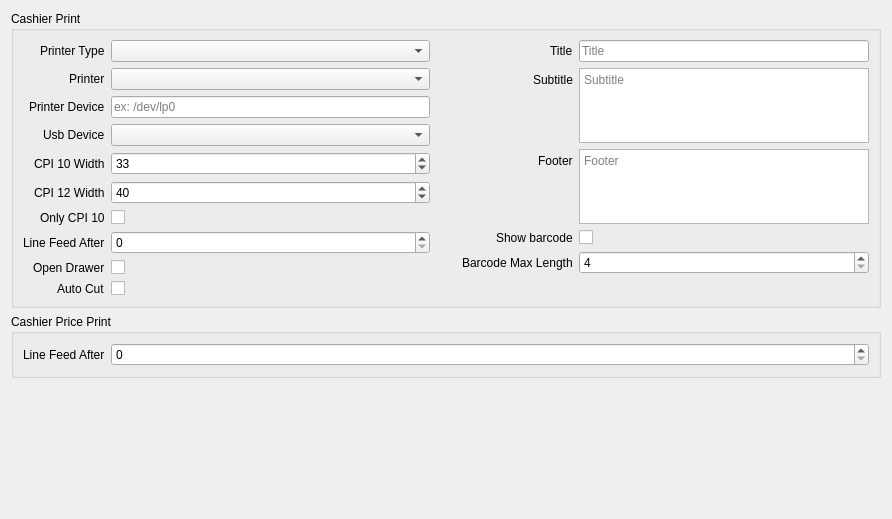
         <widget class="QWidget" name="scrollAreaWidgetContents_2">
          <property name="geometry">
           <rect>
            <x>0</x>
            <y>0</y>
            <width>892</width>
            <height>519</height>
           </rect>
          </property>
          <layout class="QVBoxLayout" name="verticalLayout_8">
           <item>
            <widget class="QGroupBox" name="groupBox_4">
             <property name="title">
              <string>Cashier Print</string>
             </property>
             <layout class="QVBoxLayout" name="verticalLayout_9">
              <item>
               <layout class="QHBoxLayout" name="horizontalLayout_5" stretch="1,0,1">
                <property name="spacing">
                 <number>6</number>
                </property>
                <property name="rightMargin">
                 <number>0</number>
                </property>
                <property name="bottomMargin">
                 <number>0</number>
                </property>
                <item>
                 <layout class="QFormLayout" name="formLayout_4">
                  <property name="labelAlignment">
                   <set>Qt::AlignRight|Qt::AlignTrailing|Qt::AlignVCenter</set>
                  </property>
                  <item row="0" column="0">
                   <widget class="QLabel" name="label_10">
                    <property name="text">
                     <string>Printer Type</string>
                    </property>
                   </widget>
                  </item>
                  <item row="0" column="1">
                   <widget class="QComboBox" name="comboPrintCashierType"/>
                  </item>
                  <item row="1" column="0">
                   <widget class="QLabel" name="labelPrinter">
                    <property name="text">
                     <string>Printer</string>
                    </property>
                   </widget>
                  </item>
                  <item row="1" column="1">
                   <widget class="QComboBox" name="comboPrintCashier"/>
                  </item>
                  <item row="2" column="0">
                   <widget class="QLabel" name="labelPrinterDevice">
                    <property name="text">
                     <string>Printer Device</string>
                    </property>
                   </widget>
                  </item>
                  <item row="2" column="1">
                   <widget class="QLineEdit" name="linePrintCashierDevice">
                    <property name="placeholderText">
                     <string>ex: /dev/lp0</string>
                    </property>
                   </widget>
                  </item>
                  <item row="4" column="0">
                   <widget class="QLabel" name="label_18">
                    <property name="text">
                     <string>CPI 10 Width</string>
                    </property>
                   </widget>
                  </item>
                  <item row="4" column="1">
                   <widget class="QSpinBox" name="spinCashierCpi10">
                    <property name="minimum">
                     <number>20</number>
                    </property>
                    <property name="maximum">
                     <number>1000</number>
                    </property>
                    <property name="value">
                     <number>33</number>
                    </property>
                   </widget>
                  </item>
                  <item row="5" column="0">
                   <widget class="QLabel" name="label_19">
                    <property name="text">
                     <string>CPI 12 Width</string>
                    </property>
                   </widget>
                  </item>
                  <item row="5" column="1">
                   <widget class="QSpinBox" name="spinCashierCpi12">
                    <property name="minimum">
                     <number>20</number>
                    </property>
                    <property name="maximum">
                     <number>1000</number>
                    </property>
                    <property name="value">
                     <number>40</number>
                    </property>
                   </widget>
                  </item>
                  <item row="11" column="0">
                   <widget class="QLabel" name="label_23">
                    <property name="text">
                     <string>Line Feed After</string>
                    </property>
                   </widget>
                  </item>
                  <item row="11" column="1">
                   <widget class="QSpinBox" name="spinCashierLinefeed"/>
                  </item>
                  <item row="12" column="0">
                   <widget class="QLabel" name="label_21">
                    <property name="text">
                     <string>Open Drawer</string>
                    </property>
                   </widget>
                  </item>
                  <item row="12" column="1">
                   <widget class="QCheckBox" name="checkPrintCashierDrawer">
                    <property name="text">
                     <string/>
                    </property>
                   </widget>
                  </item>
                  <item row="13" column="0">
                   <widget class="QLabel" name="label_20">
                    <property name="text">
                     <string>Auto Cut</string>
                    </property>
                   </widget>
                  </item>
                  <item row="13" column="1">
                   <widget class="QCheckBox" name="checkPrintCashierCut">
                    <property name="text">
                     <string/>
                    </property>
                   </widget>
                  </item>
                  <item row="3" column="0">
                   <widget class="QLabel" name="labelUsb">
                    <property name="text">
                     <string>Usb Device</string>
                    </property>
                   </widget>
                  </item>
                  <item row="3" column="1">
                   <widget class="QComboBox" name="comboUsb"/>
                  </item>
                  <item row="10" column="0">
                   <widget class="QLabel" name="label_38">
                    <property name="text">
                     <string>Only CPI 10</string>
                    </property>
                   </widget>
                  </item>
                  <item row="10" column="1">
                   <widget class="QCheckBox" name="checkOnly10">
                    <property name="text">
                     <string/>
                    </property>
                   </widget>
                  </item>
                 </layout>
                </item>
                <item>
                 <widget class="QWidget" name="widget_3" native="true">
                  <property name="minimumSize">
                   <size>
                    <width>20</width>
                    <height>0</height>
                   </size>
                  </property>
                 </widget>
                </item>
                <item>
                 <layout class="QFormLayout" name="formLayout_9">
                  <property name="labelAlignment">
                   <set>Qt::AlignRight|Qt::AlignTrailing|Qt::AlignVCenter</set>
                  </property>
                  <property name="rightMargin">
                   <number>0</number>
                  </property>
                  <item row="0" column="0">
                   <widget class="QLabel" name="label_13">
                    <property name="text">
                     <string>Title</string>
                    </property>
                   </widget>
                  </item>
                  <item row="0" column="1">
                   <widget class="QLineEdit" name="linePrintCashierTitle">
                    <property name="placeholderText">
                     <string>Title</string>
                    </property>
                   </widget>
                  </item>
                  <item row="1" column="0">
                   <widget class="QLabel" name="label_14">
                    <property name="text">
                     <string>Subtitle</string>
                    </property>
                   </widget>
                  </item>
                  <item row="1" column="1">
                   <widget class="QPlainTextEdit" name="plainPrintCashierSubtitle">
                    <property name="sizePolicy">
                     <sizepolicy hsizetype="Expanding" vsizetype="Maximum">
                      <horstretch>0</horstretch>
                      <verstretch>0</verstretch>
                     </sizepolicy>
                    </property>
                    <property name="maximumSize">
                     <size>
                      <width>16777215</width>
                      <height>75</height>
                     </size>
                    </property>
                    <property name="placeholderText">
                     <string>Subtitle</string>
                    </property>
                   </widget>
                  </item>
                  <item row="2" column="0">
                   <widget class="QLabel" name="label_15">
                    <property name="text">
                     <string>Footer</string>
                    </property>
                   </widget>
                  </item>
                  <item row="2" column="1">
                   <widget class="QPlainTextEdit" name="plainPrintCashierFooter">
                    <property name="sizePolicy">
                     <sizepolicy hsizetype="Preferred" vsizetype="Maximum">
                      <horstretch>0</horstretch>
                      <verstretch>0</verstretch>
                     </sizepolicy>
                    </property>
                    <property name="minimumSize">
                     <size>
                      <width>0</width>
                      <height>0</height>
                     </size>
                    </property>
                    <property name="maximumSize">
                     <size>
                      <width>16777215</width>
                      <height>75</height>
                     </size>
                    </property>
                    <property name="tabChangesFocus">
                     <bool>true</bool>
                    </property>
                    <property name="placeholderText">
                     <string>Footer</string>
                    </property>
                   </widget>
                  </item>
                  <item row="4" column="0">
                   <widget class="QLabel" name="label_29">
                    <property name="text">
                     <string>Show barcode</string>
                    </property>
                   </widget>
                  </item>
                  <item row="4" column="1">
                   <widget class="QCheckBox" name="checkShowBarcode">
                    <property name="text">
                     <string/>
                    </property>
                   </widget>
                  </item>
                  <item row="5" column="0">
                   <widget class="QLabel" name="label_28">
                    <property name="text">
                     <string>Barcode Max Length</string>
                    </property>
                   </widget>
                  </item>
                  <item row="5" column="1">
                   <widget class="QSpinBox" name="spinBarcodeLength">
                    <property name="minimum">
                     <number>4</number>
                    </property>
                    <property name="maximum">
                     <number>100</number>
                    </property>
                   </widget>
                  </item>
                 </layout>
                </item>
               </layout>
              </item>
             </layout>
            </widget>
           </item>
           <item>
            <widget class="QGroupBox" name="groupBox_5">
             <property name="title">
              <string>Cashier Price Print</string>
             </property>
             <layout class="QFormLayout" name="formLayout_6">
              <property name="labelAlignment">
               <set>Qt::AlignRight|Qt::AlignTrailing|Qt::AlignVCenter</set>
              </property>
              <item row="0" column="0">
               <widget class="QLabel" name="label_24">
                <property name="text">
                 <string>Line Feed After</string>
                </property>
               </widget>
              </item>
              <item row="0" column="1">
               <widget class="QSpinBox" name="spinCashierPriceLinefeed"/>
              </item>
             </layout>
            </widget>
           </item>
           <item>
            <spacer name="verticalSpacer_2">
             <property name="orientation">
              <enum>Qt::Vertical</enum>
             </property>
             <property name="sizeHint" stdset="0">
              <size>
               <width>20</width>
               <height>40</height>
              </size>
             </property>
            </spacer>
           </item>
          </layout>
         </widget>
